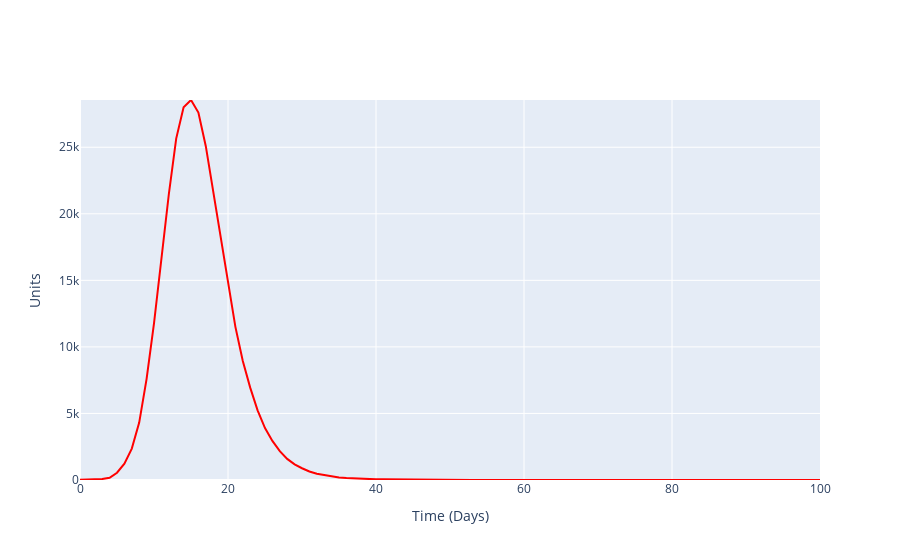

Here is the notebook cell this chart was saved with:
### Code cell
fig = go.Figure()
fig.add_trace(go.Scatter(x=np.arange(0,len(average_node_count)), y=[v[1] for v in average_node_count],
                    mode='lines', name='infectious', line=dict(color='red', width=2)))
fig.update_layout(xaxis_title='Time (Days)', yaxis_title='Units',yaxis=dict(range=[0, max([v[1] for v in average_node_count])]))
fig.show()

### Figure 1 — Plotly figure (JSON) as saved in the notebook; plotly's stock layout.template omitted (floating-point values rounded to 4 significant figures)
{"data": [{"line": {"color": "red", "width": 2}, "mode": "lines", "name": "infectious", "type": "scatter", "x": [0, 1, 2, 3, 4, 5, 6, 7, 8, 9, 10, 11, 12, 13, 14, 15, 16, 17, 18, 19, 20, 21, 22, 23, 24, 25, 26, 27, 28, 29, 30, 31, 32, 33, 34, 35, 36, 37, 38, 39, 40, 41, 42, 43, 44, 45, 46, 47, 48, 49, 50, 51, 52, 53, 54, 55, 56, 57, 58, 59, 60, 61, 62, 63, 64, 65, 66, 67, 68, 69, 70, 71, 72, 73, 74, 75, 76, 77, 78, 79, 80, 81, 82, 83, 84, 85, 86, 87, 88, 89, 90, 91, 92, 93, 94, 95, 96, 97, 98, 99, 100], "y": [10, 12, 15, 72, 166, 546, 1233, 2361, 4311, 7603, 11766, 16516, 21450, 25651, 28008, 28550, 27605, 25078, 21603, 18103, 14736, 11505, 8945, 6940, 5235, 3900, 2937, 2168, 1585, 1171, 883, 636, 471, 359, 267, 189, 148, 116, 97, 71, 51, 48, 40, 27, 21, 15, 7, 4, 3, 3, 2, 1, 0, 0, 0, 0, 0, 0, 0, 0, 0, 0, 0, 0, 0, 0, 0, 0, 0, 0, 0, 0, 0, 0, 0, 0, 0, 0, 0, 0, 0, 0, 0, 0, 0, 0, 0, 0, 0, 0, 0, 0, 0, 0, 0, 0, 0, 0, 0, 0, 0]}], "layout": {"xaxis": {"title": {"text": "Time (Days)"}}, "yaxis": {"range": [0, 28550], "title": {"text": "Units"}}}}
